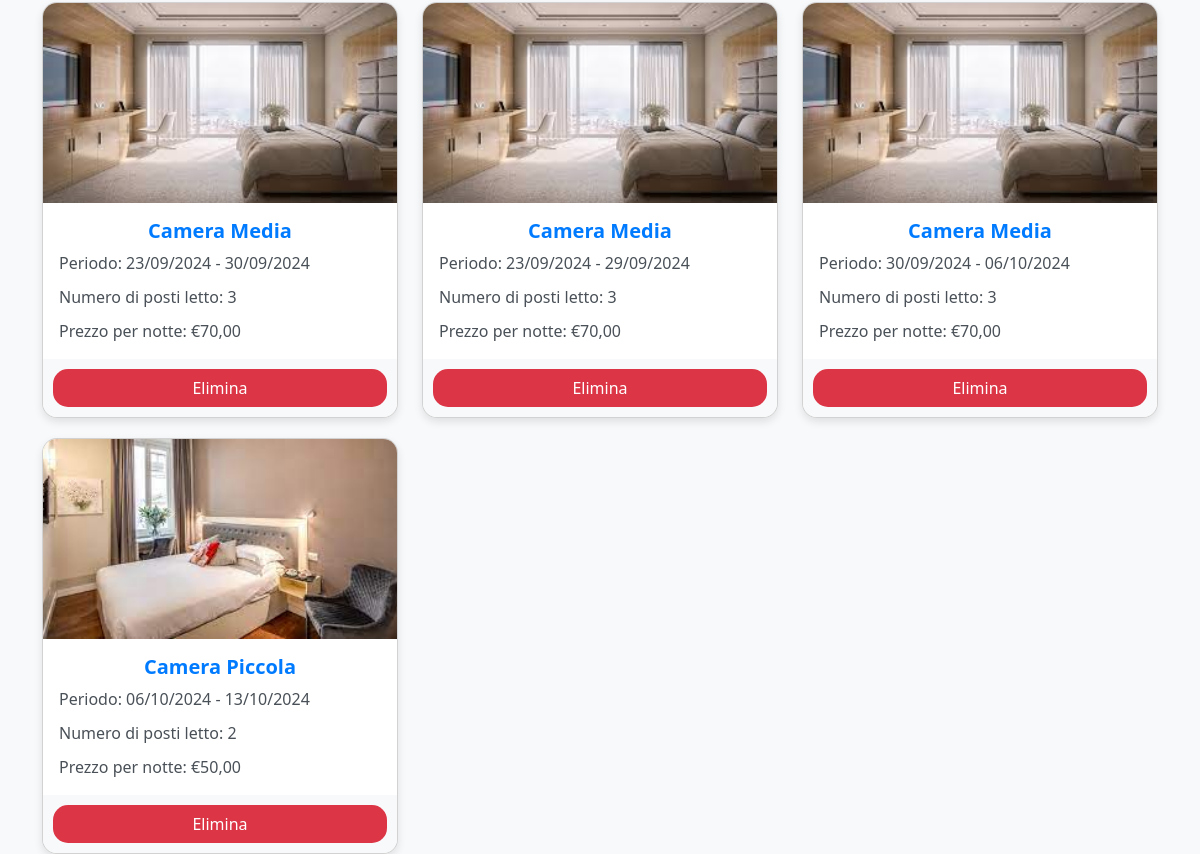
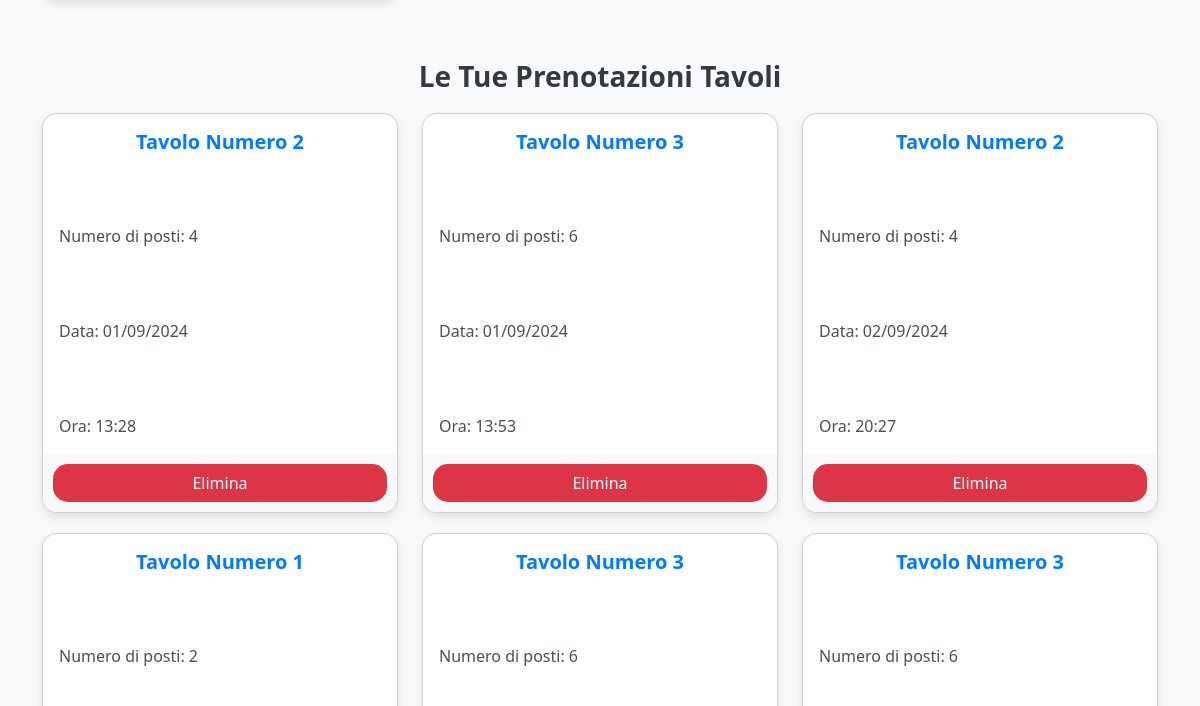
Before: /core/area_personale (signed in, middle part) with the older database file (2 pictures, top to bottom).
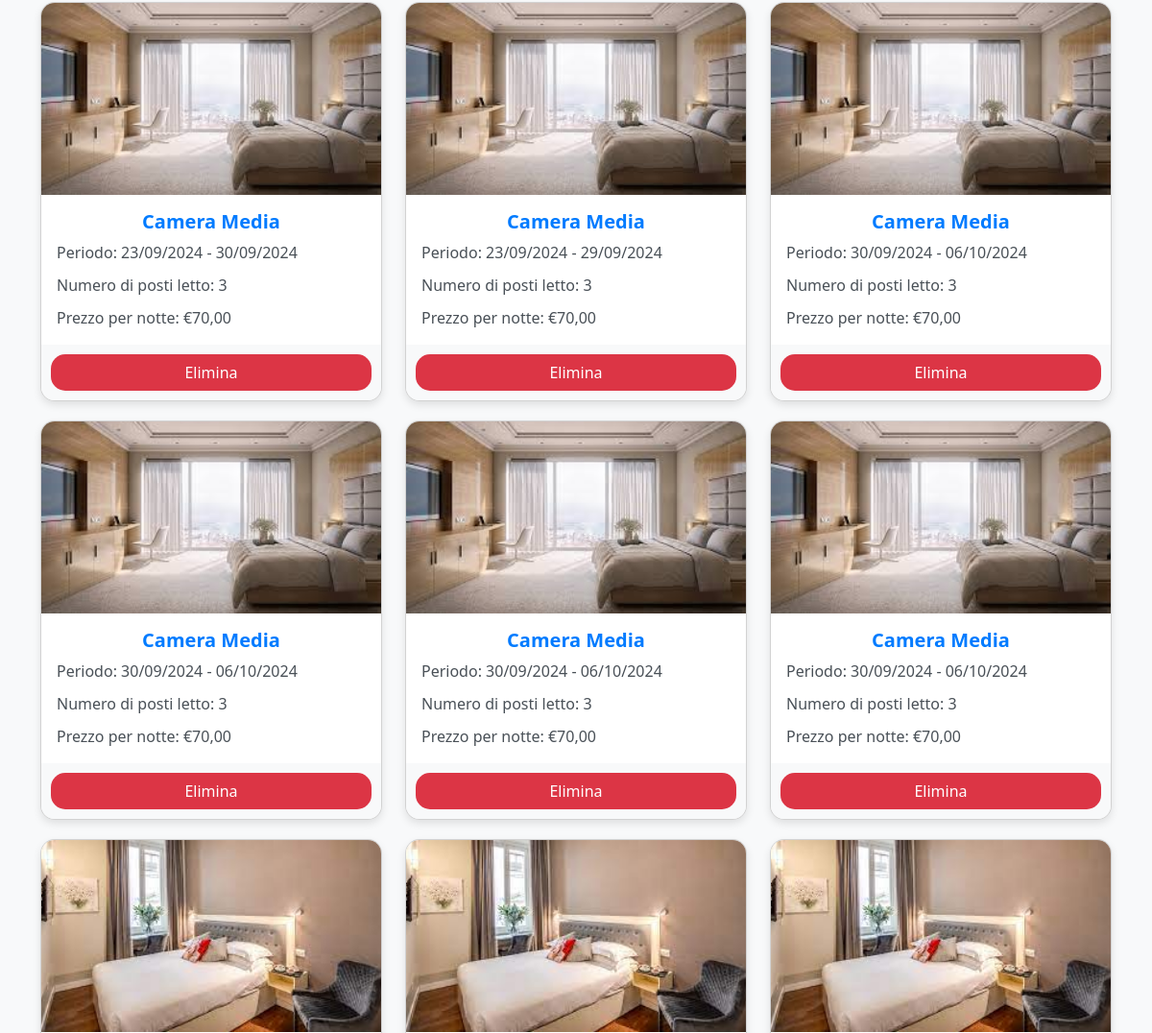
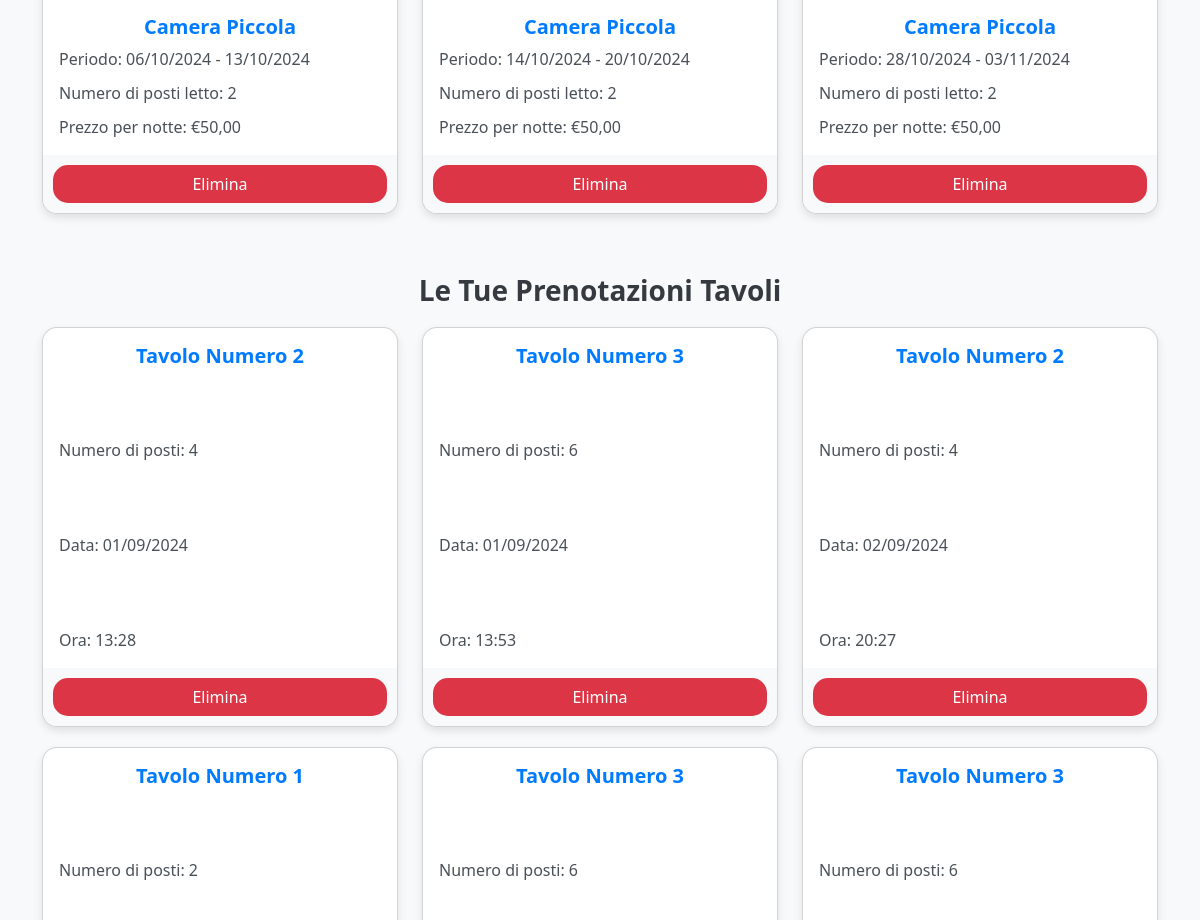
After: the same page with the newer database file (2 pictures, top to bottom).
### core/models.py (models this page shows, shortened)
class RoomBooking(models.Model):
    user = models.ForeignKey(User, on_delete=models.CASCADE, null=True, blank=True)
    camera = models.ForeignKey(Camera, on_delete=models.CASCADE)
    start_date = models.DateField()
    end_date = models.DateField()
    numero_telefono = models.CharField(max_length=15)
    email = models.EmailField()
    note = models.TextField(blank=True)
    created_at = models.DateTimeField(auto_now_add=True)
    class Meta:
        verbose_name = "Prenotazione Camera"
        verbose_name_plural = "Prenotazioni Camere"
        ordering = ['start_date']

class Camera(models.Model):
    SMALL = 'small'
    MEDIUM = 'medium'
    LARGE = 'large'
    ROOM_SIZE_CHOICES = [
        (SMALL, 'Piccola'),
        (MEDIUM, 'Media'),
        (LARGE, 'Grande'),
    ]
    tipo = models.CharField(max_length=10, choices=ROOM_SIZE_CHOICES)
    camere_totali = models.IntegerField(default=0)
    nome = models.CharField(max_length=50)
    numero_posti_letto = models.IntegerField(default=1)
    prezzo_per_notte = models.DecimalField(max_digits=10, decimal_places=2)
    descrizione = models.TextField(blank=True)
    MY_CONSTANT = "camere/"
    immagine1 = models.ImageField(upload_to= MY_CONSTANT, blank=True, null=True)
    immagine2 = models.ImageField(upload_to= MY_CONSTANT, blank=True, null=True)
    immagine3 = models.ImageField(upload_to= MY_CONSTANT, blank=True, null=True)
    class Meta:
        verbose_name = "Camera"
        verbose_name_plural = "Camere"

class TavoloBooking(models.Model):
    user = models.ForeignKey(User, on_delete=models.CASCADE)
    tavolo = models.ForeignKey(Tavolo, on_delete=models.CASCADE)
    data = models.DateField()
    orario_arrivo = models.TimeField()
    tipo_pasto = models.CharField(choices=[('pranzo', 'Pranzo'), ('cena', 'Cena')], max_length=15)
    numero_persone = models.IntegerField()
    numero_telefono = models.CharField(max_length=15)
    email = models.EmailField(max_length=254)
    note = models.TextField(blank=True)
    class Meta:
        verbose_name = "Prenotazione Tavolo"
        verbose_name_plural = "Prenotazioni Tavoli"
        ordering = ['data']

class Tavolo(models.Model):
    numero = models.IntegerField(unique=True)
    posti = models.IntegerField()
    class Meta:
        verbose_name = "Tavolo"
        verbose_name_plural = "Tavoli"

### core/views.py (the view)
# urls.py: path('area_personale',views.area_personale, name='area_personale'),
@login_required
def area_personale(request):
    prenotazioni_camere = RoomBooking.objects.filter(user=request.user)
    prenotazioni_tavoli = TavoloBooking.objects.filter(user=request.user)
    recensioni = Recensione.objects.filter(user=request.user)
    context = {
        'prenotazioni_camere': prenotazioni_camere,
        'prenotazioni_tavoli': prenotazioni_tavoli,
        'recensioni': recensioni,
    }
    return render(request, 'core/area_personale.html', context)

### core/templates/core/area_personale.html (shortened to what this page needs)
<!doctype html>
<html lang="it">
  <head>
    <link href="https://cdn.jsdelivr.net/npm/bootstrap@5.3.3/dist/css/bootstrap.min.css" rel="stylesheet">
  </head>
  <body>
    <div class="container my-5">
      <div class="row">
        {% for prenotazione in prenotazioni_camere %}
          <div class="col-md-4">
            <div class="card">
              <img src="{{ prenotazione.camera.immagine1.url }}" class="card-img-top" alt="Immagine camera">
              <div class="card-body">
                <h5 class="card-title">{{ prenotazione.camera.nome }}</h5>
                <p class="card-text">Periodo: {{ prenotazione.start_date|date:"d/m/Y" }} - {{ prenotazione.end_date|date:"d/m/Y" }}</p>
                <p class="card-text">Numero di posti letto: {{ prenotazione.camera.numero_posti_letto }}</p>
                <p class="card-text">Prezzo per notte: €{{ prenotazione.camera.prezzo_per_notte }}</p>
              </div>
              <div class="card-footer">
                <form method="POST" action="{% url 'elimina_prenotazione_camera' prenotazione.id %}">
                  <button type="submit" class="btn delete-btn" onclick="return confirm('Sei sicuro di voler eliminare questa prenotazione?');">Elimina</button>
                </form>
              </div>
            </div>
          </div>
        {% endfor %}
      </div>
      <h2 class="section-title">Le Tue Prenotazioni Tavoli</h2>
      <div class="row">
        {% for prenotazione in prenotazioni_tavoli %}
          <div class="col-md-4">
            <div class="card">
              <div class="card-body">
                <h5 class="card-title">Tavolo Numero {{ prenotazione.tavolo.numero }}</h5>
                <p class="card-text">Numero di posti: {{ prenotazione.tavolo.posti }}</p>
                <p class="card-text">Data: {{ prenotazione.data|date:"d/m/Y" }}</p>
                <p class="card-text">Ora: {{ prenotazione.orario_arrivo|date:"H:i" }}</p>
              </div>
              <div class="card-footer">
                <form method="POST" action="{% url 'elimina_prenotazione_tavolo' prenotazione.id %}">
                  <button type="submit" class="btn delete-btn" onclick="return confirm('Sei sicuro di voler eliminare questa prenotazione?');">Elimina</button>
                </form>
              </div>
            </div>
          </div>
        {% endfor %}
      </div>
    </div>
  </body>
</html>

Changed rows visible on the page:
added RoomBooking: camera.immagine1 (picture), camera.nome "Camera Media", start_date "30/09/2024", end_date "06/10/2024", camera.numero_posti_letto "3", camera.prezzo_per_notte "70,00"
added RoomBooking: camera.immagine1 (picture), camera.nome "Camera Media", start_date "30/09/2024", end_date "06/10/2024", camera.numero_posti_letto "3", camera.prezzo_per_notte "70,00"
added RoomBooking: camera.immagine1 (picture), camera.nome "Camera Media", start_date "30/09/2024", end_date "06/10/2024", camera.numero_posti_letto "3", camera.prezzo_per_notte "70,00"
added RoomBooking: camera.immagine1 (picture), camera.nome "Camera Piccola", start_date "14/10/2024", end_date "20/10/2024", camera.numero_posti_letto "2", camera.prezzo_per_notte "50,00"
added RoomBooking: camera.immagine1 (picture), camera.nome "Camera Piccola", start_date "28/10/2024", end_date "03/11/2024", camera.numero_posti_letto "2", camera.prezzo_per_notte "50,00"
